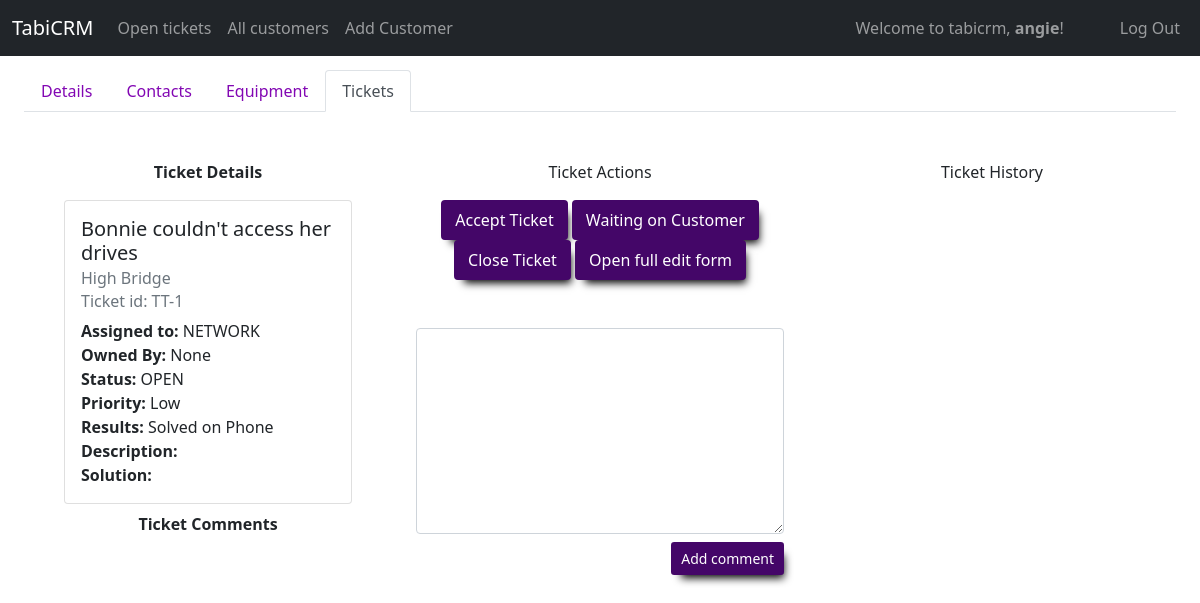
Before: /view_single_ticket/1 (signed in) with the older database file.
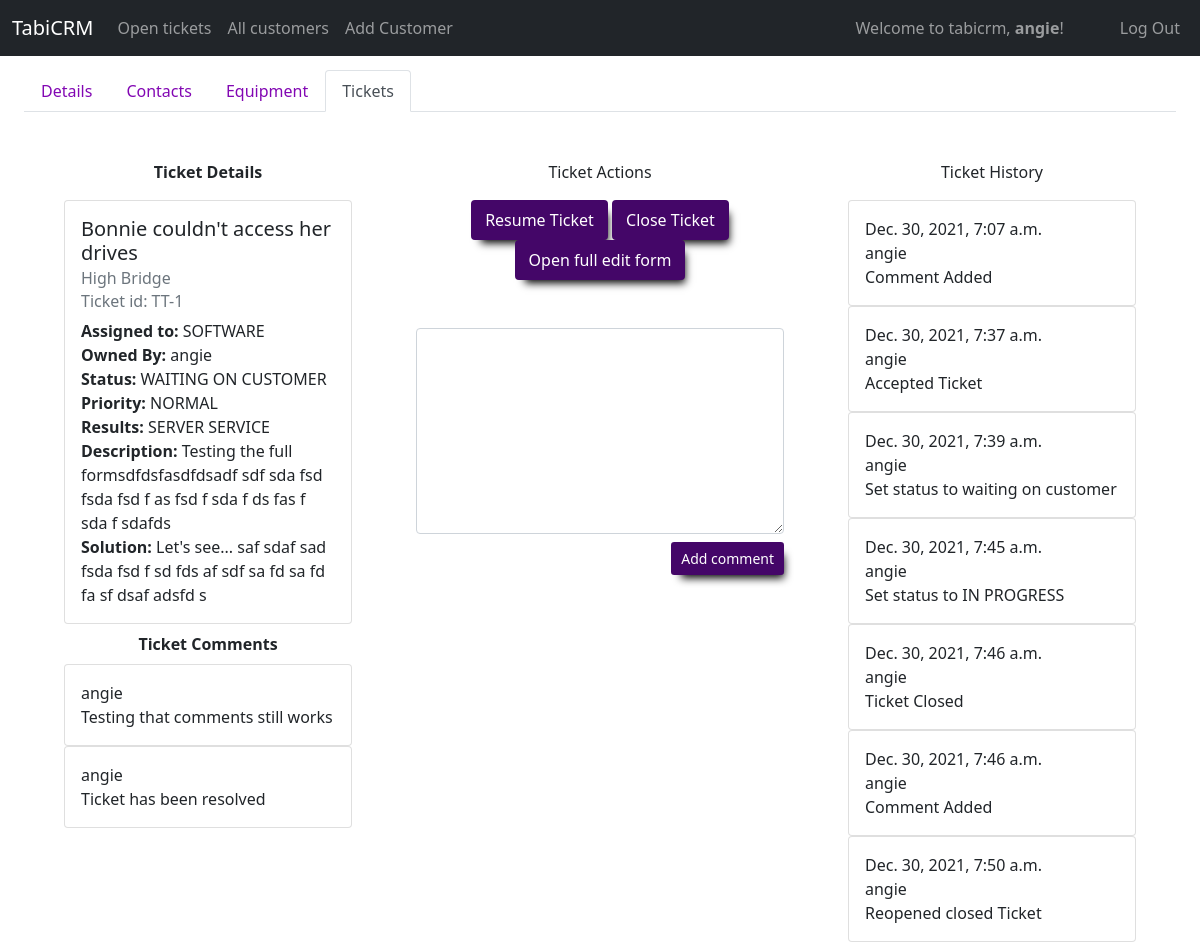
After: the same page with the newer database file.
### tabicrm/models.py (models this page shows, shortened)
class User(AbstractUser):
    id = models.AutoField(primary_key=True)
    role = models.CharField(max_length=64)
    title = models.CharField(max_length=64, null=True, blank=True)
    department = models.CharField(max_length=64, null=True, blank=True)
    extension = models.CharField(max_length=64, null=True, blank=True)
    cellphone = models.CharField(max_length=64, null=True, blank=True)
    street = models.CharField(max_length=64, null=True, blank=True)
    city = models.CharField(max_length=64, null=True, blank=True)
    state = models.CharField(max_length=64, null=True, blank=True)
    zip = models.CharField(max_length=64, null=True, blank=True)
    country = models.CharField(max_length=64, null=True, blank=True)

class Ticket(models.Model):
    OPEN='OPEN'
    IN_PROGRESS='IN PROGRESS'
    WAITING_ON_CUSTOMER = 'WAITING ON CUSTOMER'
    CLOSED = 'CLOSED'
    LOW = 'LOW'
    NORMAL = 'NORMAL'
    HIGH = 'HIGH'
    URGENT = 'URGENT'
    SOLVED_ON_PHONE = 'SOLVED ON PHONE'
    SERVER_SERVICE = 'SERVER SERVICE'
    ROUTER_SERVICE = 'ROUTER SERVICE'
    CONTRACT_SERVICE = 'CONTRACT SERVICE'
    NON_CONTRACT_SERVICE = 'NON-CONTRACT SERVICE'
    NETWORK_SUPPORT_TEAM = "NETWORK"
    SOFTWARE_SUPPORT_TEAM = "SOFTWARE"
    SERVER_SUPPORT_TEAM = "SERVER"
    HARDWARE_SUPPORT_TEAM = "HARDWARE"
    SALES_TEAM = "SALES"
    DEVELOPMENT_TEAM = "DEVELOPMENT"
    STATUS_CHOICES = [
        (OPEN, 'OPEN'),
        (IN_PROGRESS, 'IN PROGRESS'),
        (WAITING_ON_CUSTOMER, 'WAITING ON CUSTOMER'),
        (CLOSED, 'CLOSED')
    ]
    PRIORITY_CHOICES = [
        (LOW, 'LOW'),
        (NORMAL, 'NORMAL'),
        (HIGH, 'HIGH'),
        (URGENT, 'URGENT')
    ]
    RESULTS_CHOICES = [
        (SOLVED_ON_PHONE, 'SOLVED ON PHONE'),
        (SERVER_SERVICE, 'SERVER SERVICE'),
        (ROUTER_SERVICE, 'ROUTER SERVICE'),
        (CONTRACT_SERVICE, 'CONTRACT SERVICE'),
        (NON_CONTRACT_SERVICE, 'NON-CONTRACT SERVICE')
    ]
    TEAM_CHOICES = [
        (NETWORK_SUPPORT_TEAM, "NETWORK SUPPORT"),
        (SOFTWARE_SUPPORT_TEAM, "SOFTWARE SUPPORT"),
        (SERVER_SUPPORT_TEAM, "SERVER SUPPORT"),
        (HARDWARE_SUPPORT_TEAM, "HARDWARE SUPPORT"),
        (SALES_TEAM, "SALES"),
        (DEVELOPMENT_TEAM, "DEVELOPMENT")
    ]
    id = models.AutoField(primary_key=True)
    customer = models.ForeignKey(Customer, on_delete=CASCADE, related_name="customer_ticket")
    assigned_to = models.CharField(max_length=255, choices=TEAM_CHOICES, default=SOFTWARE_SUPPORT_TEAM)
    owned_by = models.ForeignKey(User, on_delete=SET_NULL, related_name="ticket_ownedby", blank=True, null=True)
    title = models.CharField(max_length=255)
    status =  models.CharField(max_length=255, choices=STATUS_CHOICES, default=OPEN)
    priority = models.CharField(max_length=255, choices=PRIORITY_CHOICES, default=NORMAL)
    results = models.CharField(max_length=255, choices=RESULTS_CHOICES, default=SOLVED_ON_PHONE)
    description = models.TextField(blank=True, null=True)
    solution = models.TextField(blank=True, null=True)
    added_by = models.ForeignKey(User, on_delete=SET_NULL, related_name="ticket_addedby", blank=True, null=True)
    updated_by = models.ForeignKey(User, on_delete=SET_NULL, related_name="ticket_updatedon", blank=True, null=True)
    created_on = models.DateTimeField(auto_now_add=True)
    updated_on = models.DateTimeField(auto_now=True)

class Customer(models.Model):
    id = models.AutoField(primary_key=True)
    name = models.CharField(max_length=255)
    primary_phone = models.CharField(max_length=255)
    fax =  models.CharField(max_length=255, null=True, blank=True)
    secondary_phone =  models.CharField(max_length=64, null=True, blank=True)
    website = models.CharField(max_length=255, null=True, blank=True)
    notes = models.TextField(null=True, blank=True)
    billing_address_one = models.CharField(max_length=255, null=True, blank=True)
    billing_address_two = models.CharField(max_length=255, null=True, blank=True)
    billing_address_city = models.CharField(max_length=255, null=True, blank=True)
    billing_address_state = models.CharField(max_length=255, null=True, blank=True)
    billing_address_zip = models.CharField(max_length=255, null=True, blank=True)
    billing_address_country = models.CharField(max_length=255, null=True, blank=True)
    shipping_address_one = models.CharField(max_length=255, null=True, blank=True)
    shipping_address_two = models.CharField(max_length=255, null=True, blank=True)
    shipping_address_city = models.CharField(max_length=255, null=True, blank=True)
    shipping_address_state = models.CharField(max_length=255, null=True, blank=True)
    shipping_address_zip = models.CharField(max_length=255, null=True, blank=True)
    shipping_address_country = models.CharField(max_length=255, null=True, blank=True)
    added_by = models.ForeignKey(User, on_delete=SET_NULL, related_name="customer_addedby", blank=True, null=True)
    updated_by = models.ForeignKey(User, on_delete=SET_NULL, related_name="customer_updatedon", blank=True, null=True)
    created_on = models.DateTimeField(auto_now_add=True)
    updated_on = models.DateTimeField(auto_now=True)

class TicketComment(models.Model):
    id = models.AutoField(primary_key=True)
    comment = models.TextField(blank=True, null=True)
    ticket = models.ForeignKey(Ticket, on_delete=CASCADE, related_name="ticket_comment", blank=True, null=True)
    added_by = models.ForeignKey(User, on_delete=SET_NULL, related_name="ticket_comment_addedby", blank=True, null=True)
    updated_by = models.ForeignKey(User, on_delete=SET_NULL, related_name="ticket_comment_updatedon", blank=True, null=True)
    created_on = models.DateTimeField(auto_now_add=True)
    updated_on = models.DateTimeField(auto_now=True)

class TicketHistory(models.Model):
    id = models.AutoField(primary_key=True)
    action =  models.TextField(blank=True, null=True)
    ticket = models.ForeignKey(Ticket, on_delete=CASCADE, related_name="ticket_history", blank=True, null=True)
    taken_by = models.ForeignKey(User, on_delete=SET_NULL, related_name="ticket_action_taken_by", blank=True, null=True)
    created_on = models.DateTimeField(auto_now_add=True)

### tabicrm/views/ticket.py (the view)
# urls.py: path("view_single_ticket/<int:ticketId>", views.view_single_ticket, name="view_single_ticket"),
@login_required
def view_single_ticket(request, ticketId):
    if request.method == "GET":
        ticket = Ticket.objects.get(id = ticketId)
        customer = ticket.customer
        ticketComments = TicketComment.objects.filter(ticket = ticket)
        ticketHistory = TicketHistory.objects.filter(ticket = ticket)
        commentForm = forms.NewTicketCommentForm()
        ticketForm = forms.NewTicketForm(initial={
            'assigned_to': ticket.assigned_to,
            'status': ticket.status,
            'priority': ticket.priority,
            'results': ticket.results,
            'title':ticket.title,
            'description': ticket.description,
            'solution': ticket.solution
        })
        return render(request,"tabicrm/full_forms/full_edit_ticket.html", {
            "ticket": ticket,
            'customer': customer,
            'ticketComments': ticketComments,
            'ticketHistory': ticketHistory,
            'cust_tickets': True,
            'commentForm':commentForm,
            'editTicketForm': ticketForm })

### tabicrm/templates/tabicrm/full_forms/full_edit_ticket.html (shortened to what this page needs)
{% extends "tabicrm/layout.html" %}
{% load static %}
{% load humanize %}
{% block body %}
<div class="container-fluid mt-2">
    {% include 'tabicrm/partials/customer_nav.html' %}
    <div class="mt-5">
        <div class="row">
            <div class="col-12 col-lg-4">
                <p class="text-center"><strong>Ticket Details</strong></p>
                <div class="card" style="width: 18rem;">
                    <div class="card-body">
                        <h5 class="card-title">{{ticket.title}}</h5>
                        <h6 class="card-subtitle mb-2 text-muted">{{customer.name}}</h6>
                        <h6 class="card-subtitle mb-2 text-muted">Ticket id: TT-{{ticket.id}}</h6>
                        <p class="card-text">
                            <strong>Assigned to:</strong> {{ticket.assigned_to}}<br />
                            <strong>Owned By:</strong> {{ticket.owned_by}}<br />
                            <strong>Status:</strong> {{ticket.status}}<br />
                            <strong>Priority:</strong> {{ticket.priority}}<br />
                            <strong>Results:</strong> {{ticket.results}}<br />
                            <strong>Description:</strong> {{ticket.description}}<br />
                            <strong>Solution:</strong> {{ticket.solution}}<br />
                        </p>
                    </div>
                </div>
                <div class="mt-2">
                    <div class="text-center mb-2"><strong>Ticket Comments</strong></div>
                    {% if ticketComments %}
                    {% for comment in ticketComments %}
                    <div class="card" style="width: 18rem;">
                        <div class="card-body">
                            <p class="card-text">
                                {{comment.added_by}}<br />
                                {{comment.comment}}<br />
                            </p>
                        </div>
                    </div>
                    {% endfor %}
                    {% endif%}
                </div>
            </div>
            <div class="col-12 col-lg-4">
                <p class="text-center">Ticket Actions</p>
                <div class="text-center mt-3">
                    {% if not ticket.status == 'CLOSED' %}
                    {% if not ticket.owned_by == request.user %}
                    <a href="{% url 'ticket_actions' ticket.id 'accept' %}" class="btn btn-logo">Accept Ticket</a>
                    {% endif%}
                    {% if not ticket.status == "WAITING ON CUSTOMER" %}
                    <a href="{% url 'ticket_actions' ticket.id 'customer' %}" class="btn btn-logo">Waiting on
                        Customer</a>
                    {% else %}
                    <a href="{% url 'ticket_actions' ticket.id 'resume' %}" class="btn btn-logo">Resume Ticket</a>
                    {% endif%}
                    <a href="{% url 'ticket_actions' ticket.id 'close' %}" class="btn btn-logo">Close Ticket</a>
                    <button class="btn btn-logo" onclick="openTicketModal()">Open full edit form</button>
                    {% else %}
                    <a href="{% url 'ticket_actions' ticket.id 'reopen' %}" class="btn btn-logo">Reopen Ticket</a>
                    {% endif%}
                </div>
                {% if not ticket.status == 'CLOSED' %}
                <div class="mt-5">
                    <form action="{% url 'add_ticket_comment' ticket.id %}" method="POST">
                        {{commentForm.comment}}
                        <div class="float-end">
                            <button class="btn btn-sm btn-logo" type="submit">Add comment</button>
                        </div>
                    </form>
                </div>
                {% endif %}
            </div>
            <div class="col-12 col-lg-4">
                <p class="text-center">Ticket History</p>
                {% for entry in ticketHistory %}
                <div class="card" style="width: 18rem;">
                    <div class="card-body">
                        <p class="card-text">
                            {{entry.created_on}}<br />
                            {{entry.taken_by}}<br />
                            {{entry.action}}<br />
                        </p>
                    </div>
                </div>
                {% endfor %}
            </div>
        </div>
    </div>
</div>
{% endblock %}

### tabicrm/templates/tabicrm/layout.html (shortened to what this page needs)
{% load static %}
<!DOCTYPE html>
<html lang="en">
<head>
    <link href="https://cdn.jsdelivr.net/npm/bootstrap@5.1.3/dist/css/bootstrap.min.css" rel="stylesheet"
>
    <link rel="stylesheet"
        href="https://maxst.icons8.com/vue-static/landings/line-awesome/line-awesome/1.3.0/css/line-awesome.min.css">
    <link href="{% static 'tabicrm/styles.css' %}" rel="stylesheet">
    <link rel="stylesheet" href="https://cdn.datatables.net/1.11.3/css/jquery.dataTables.min.css">
</head>
<body>
    <nav class="navbar navbar-expand-xl navbar-dark bg-dark mb-5 fixed-top">
        <div class="container-fluid">
            <a class="navbar-brand" href="{% url 'index' %}">TabiCRM</a>
            <div class="collapse navbar-collapse" id="navbarText">
                <ul class="navbar-nav me-auto mb-2 mb-lg-0">
                    {% if user.is_authenticated %}
                    <li class="nav-item {% if navadd_customer %}active{% endif %}">
                        <a class="nav-link" href="{% url 'all_customers' %}">Open tickets</a>
                    </li>
                    <li class="nav-item {% if navadd_customer %}active{% endif %}">
                        <a class="nav-link" href="{% url 'all_customers' %}">All customers</a>
                    </li>
                    <li class="nav-item {% if navadd_customer %}active{% endif %}">
                        <a class="nav-link" href="{% url 'add_customer' %}">Add Customer</a>
                    </li>
                    {% endif %}
                </ul>
                <span class="navbar-text me-5">
                    {% if user.is_authenticated %}
                    Welcome to tabicrm, <strong>{{ user.username }}</strong>!
                    {% endif %}
                </span>
                <ul class="navbar-nav  mb-2 mb-lg-0">
                    {% if user.is_authenticated %}
                    <li class="nav-item">
                        <a class="nav-link" href="{% url 'logout' %}">Log Out</a>
                    </li>
                    {% else %}
                    <li class="nav-item">
                        <a class="nav-link {% if navlogin %}active{% endif %}" href="{% url 'login' %}">Log In</a>
                    </li>
                    {% endif %}
                </ul>
            </div>
        </div>
    </nav>
    <div class="container-fluid">
        {% block body %}
        {% endblock %}
    </div>
</body>
</html>

### tabicrm/templates/tabicrm/partials/customer_nav.html
<ul class="nav nav-tabs">
    <li class="nav-item">
        <a class="nav-link tabs-link {% if cust_details %}active{% endif %}" aria-current="page"
            href="{% url 'customer_full_form' customer.id %}">Details</a>
    </li>
    <li class="nav-item">
        <a class="nav-link  tabs-link   {% if cust_contacts %}active{% endif %}"
            href="{% url 'display_contacts' customer.id %}">Contacts</a>
    </li>
    <li class="nav-item">
        <a class="nav-link tabs-link  {% if cust_equipment %}active{% endif %}"
            href="{% url 'display_equipment' customer.id %}">Equipment</a>
    </li>
    <li class="nav-item">
        <a class="nav-link tabs-link {% if cust_tickets %}active{% endif %}"
            href="{% url 'display_tickets' customer.id %}">Tickets</a>
    </li>
</ul>

Changed rows visible on the page:
changed Ticket "Bonnie couldn't access her drives": assigned_to "NETWORK" → "SOFTWARE"; owned_by "None" → "angie"; status "OPEN" → "WAITING ON CUSTOMER"; priority "Low" → "NORMAL"; results "Solved on Phone" → "SERVER SERVICE"; description (not shown) → "Testing the full formsdfdsfasdfdsadf sdf sda fsd fsda fsd f as fsd f sda f ds fas f sda f sdafds"; solution (not shown) → "Let's see... saf sdaf sad fsda fsd f sd fds af sdf sa fd sa fd fa sf dsaf adsfd s"
added TicketComment: added_by "angie", comment "Testing that comments still works"
added TicketComment: added_by "angie", comment "Ticket has been resolved"
added TicketHistory: created_on "Dec. 30, 2021, 7:07 a.m.", taken_by "angie", action "Comment Added"
added TicketHistory: created_on "Dec. 30, 2021, 7:37 a.m.", taken_by "angie", action "Accepted Ticket"
added TicketHistory: created_on "Dec. 30, 2021, 7:39 a.m.", taken_by "angie", action "Set status to waiting on customer"
added TicketHistory: created_on "Dec. 30, 2021, 7:45 a.m.", taken_by "angie", action "Set status to IN PROGRESS"
added TicketHistory: created_on "Dec. 30, 2021, 7:46 a.m.", taken_by "angie", action "Ticket Closed"
added TicketHistory: created_on "Dec. 30, 2021, 7:46 a.m.", taken_by "angie", action "Comment Added"
added TicketHistory: created_on "Dec. 30, 2021, 7:50 a.m.", taken_by "angie", action "Reopened closed Ticket"
Other visible differences:
text no longer shown: "Accept Ticket Waiting on Customer"
text now shown: "Resume Ticket"
